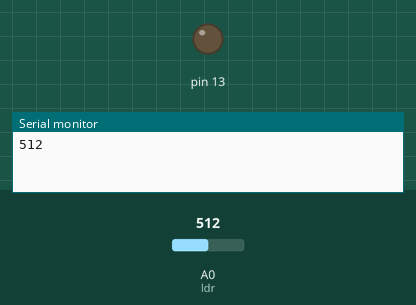
A sketch run on a simulated Arduino Uno, built with avr-gcc and run on an emulated ATmega328P. Shown: output pins drawn as LEDs (lit = HIGH), the last lines printed to the serial monitor. Inputs (shaded band) come from the test bench; at power-on: A0 (ldr) = 512.

Above: at 0.1 s.
At 1.1 s:
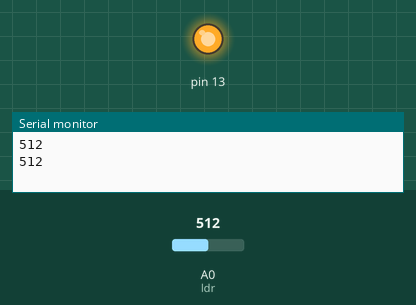
Timing chart, 0 to 2.6 s (numbered marks = the images above):
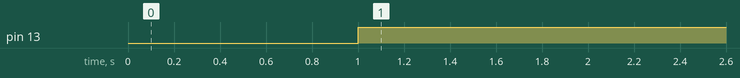

Measured:
- by itself, pin 13: LOW → HIGH at 1.0 s

The sketch:

prueba_ldr.ino
```cpp
const int ldr=0;
int luz;

void setup() {
  pinMode (13,OUTPUT);
  Serial.begin (9600);
}

void loop() {
  //Serial.print ("medida de ldr ...");
  Serial.println (analogRead (ldr));
  delay (1000);
luz=analogRead (ldr);
  if (luz<=700) {

    digitalWrite (13,HIGH);
  }

  else {

    digitalWrite (13,LOW);
  }
}
```
